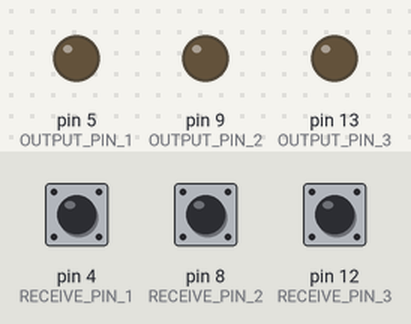
A sketch run on a simulated Arduino Uno, built with avr-gcc and run on an emulated ATmega328P. On the bench: output pins drawn as LEDs (lit = HIGH). The inputs (shaded band) are chosen by the test bench; at power-on: pin 4 (RECEIVE_PIN_1) HIGH, pin 8 (RECEIVE_PIN_2) HIGH, pin 12 (RECEIVE_PIN_3) HIGH.

Above: at 1.2 s.
1.3 s: pin 4 (RECEIVE_PIN_1) pulled LOW for 0.15 s
At 1.38 s:
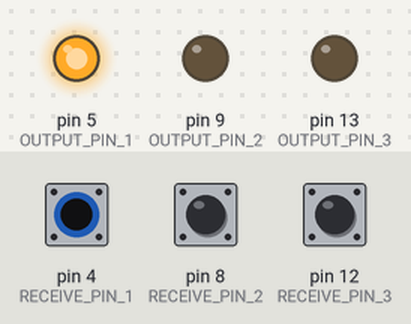
2.9 s: pin 8 (RECEIVE_PIN_2) pulled LOW for 0.15 s
At 2.98 s:
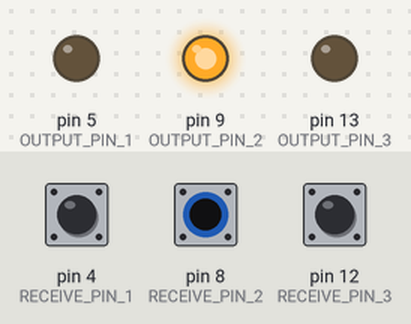
4.5 s: pin 12 (RECEIVE_PIN_3) pulled LOW for 0.15 s
At 4.57 s:
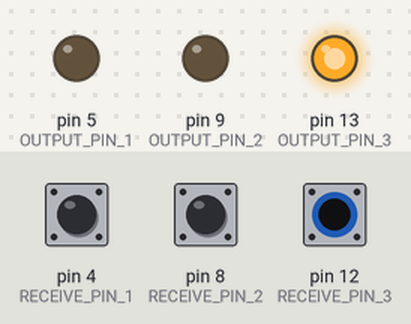
6.1 s: pin 12 (RECEIVE_PIN_3) pulled LOW for 3.2 s
At 10.4 s:
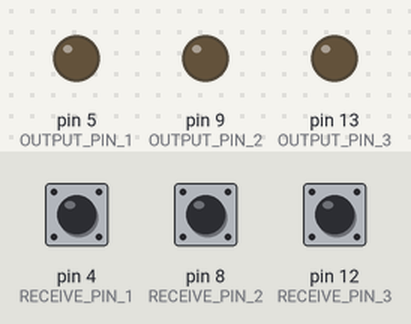
10.8 s: pin 4 (RECEIVE_PIN_1) pulled LOW for 3.2 s
At 11.3 s:
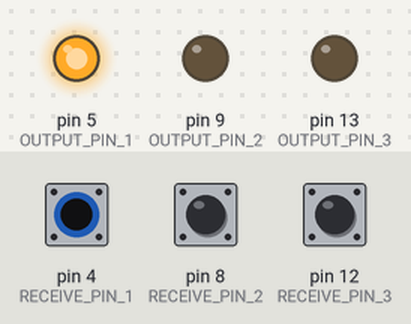
15.5 s: pin 4 (RECEIVE_PIN_1) driven LOW and pin 8 (RECEIVE_PIN_2) driven LOW
At 16.5 s:
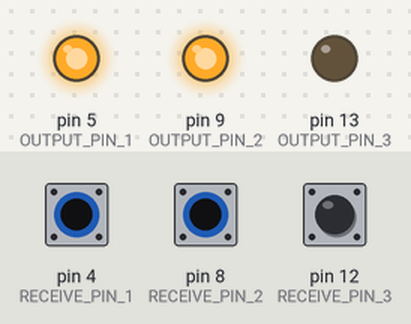
Timing chart, 0 to 18.0 s (numbered marks = the images above; inputs shaded):
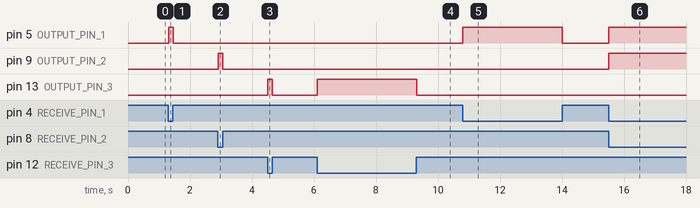

Measured:
- after the input at 1.3 s, pin 5 (OUTPUT_PIN_1): LOW → HIGH at once, → LOW 0.14 s later
- after the input at 2.9 s, pin 9 (OUTPUT_PIN_2): LOW → HIGH at once, → LOW 0.14 s later
- after the input at 4.5 s, pin 13 (OUTPUT_PIN_3): LOW → HIGH at once, → LOW 0.14 s later
- after the input at 6.1 s, pin 13 (OUTPUT_PIN_3): LOW → HIGH at once, → LOW 3.2 s later
- after the input at 10.8 s, pin 5 (OUTPUT_PIN_1): LOW → HIGH at once, → LOW 3.2 s later
- after the input at 15.5 s, pin 5 (OUTPUT_PIN_1), pin 9 (OUTPUT_PIN_2): LOW → HIGH at once

The sketch:

dvrk_contact_sensor.ino
```cpp
#include <CapacitiveSensor.h>

#define SEND_PIN 2
#define RECEIVE_PIN_1 4
#define RECEIVE_PIN_2 8
#define RECEIVE_PIN_3 12

#define OUTPUT_PIN_1 5
#define OUTPUT_PIN_2 9
#define OUTPUT_PIN_3 13   // using pin 13 allows you to visualize you output with the arduino built-in LED


CapacitiveSensor psm1Sensor = CapacitiveSensor(SEND_PIN, RECEIVE_PIN_1);
CapacitiveSensor psm2Sensor = CapacitiveSensor(SEND_PIN, RECEIVE_PIN_2);
CapacitiveSensor psm3Sensor = CapacitiveSensor(SEND_PIN, RECEIVE_PIN_3);

void setup() {
  psm1Sensor.set_CS_AutocaL_Millis(0xFFFFFFFF);     // turn off autocalibrate on sensor 1
  psm2Sensor.set_CS_AutocaL_Millis(0xFFFFFFFF);	    // turn off autocalibrate on sensor 2
  psm3Sensor.set_CS_AutocaL_Millis(0xFFFFFFFF);     // turn off autocalibrate on sensor 3
  pinMode(OUTPUT_PIN_1, OUTPUT);
  pinMode(OUTPUT_PIN_2, OUTPUT);
  pinMode(OUTPUT_PIN_3, OUTPUT);
  Serial.begin(9600);
}

void loop() {

  long value1 = psm1Sensor.capacitiveSensor(10);
  long value2 = psm2Sensor.capacitiveSensor(10);
  long value3 = psm3Sensor.capacitiveSensor(10);

  // uncomment the following lines to see the output of you sensor and set the threshold
  // long start = millis();
  // Serial.print(millis() - start);        // check on performance in milliseconds

  // Serial.print("\t");
  // Serial.print(value1);                  // print sensor1 output
  // Serial.print("\t");
  // Serial.print(value2);                  // print sensor2 output
  // Serial.print("\t");
  // Serial.println(value3);                // print sensor3 output

  int threshold = 105;

  if(value1>threshold) digitalWrite(OUTPUT_PIN_1, HIGH);
  else digitalWrite(OUTPUT_PIN_1, LOW);

  if(value2>threshold) digitalWrite(OUTPUT_PIN_2, HIGH);
  else digitalWrite(OUTPUT_PIN_2, LOW);

  if(value3>threshold) digitalWrite(OUTPUT_PIN_3, HIGH);
  else digitalWrite(OUTPUT_PIN_3, LOW);

  //uncomment the following lines to see how your binarization performs
  // Serial.print(digitalRead(OUTPUT_PIN_1));
  // Serial.print("\t");
  // Serial.print(digitalRead(OUTPUT_PIN_2));
  // Serial.print("\t");
  // Serial.println(digitalRead(OUTPUT_PIN_3));

  delay(10);
}
```
